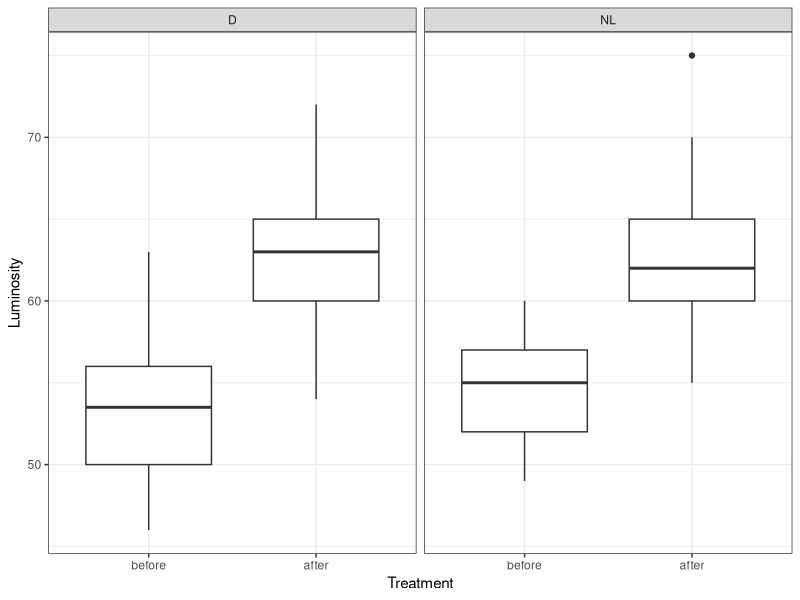
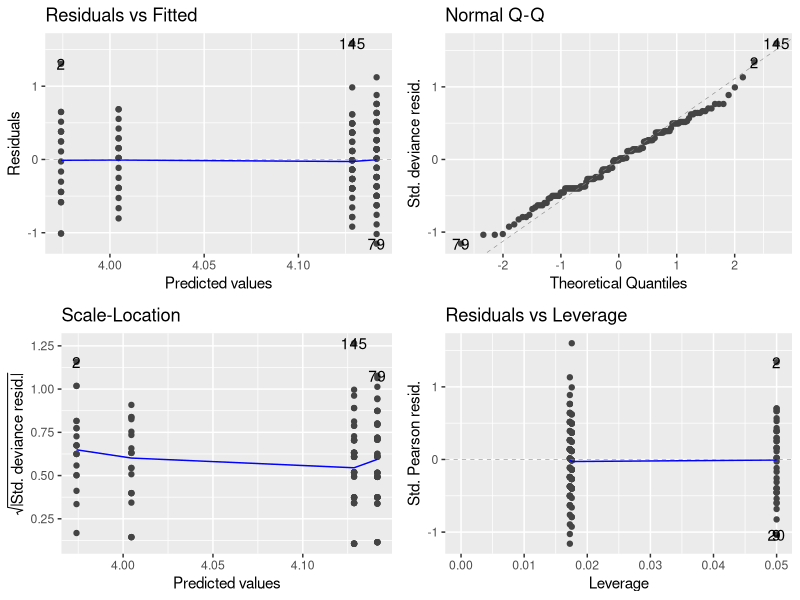
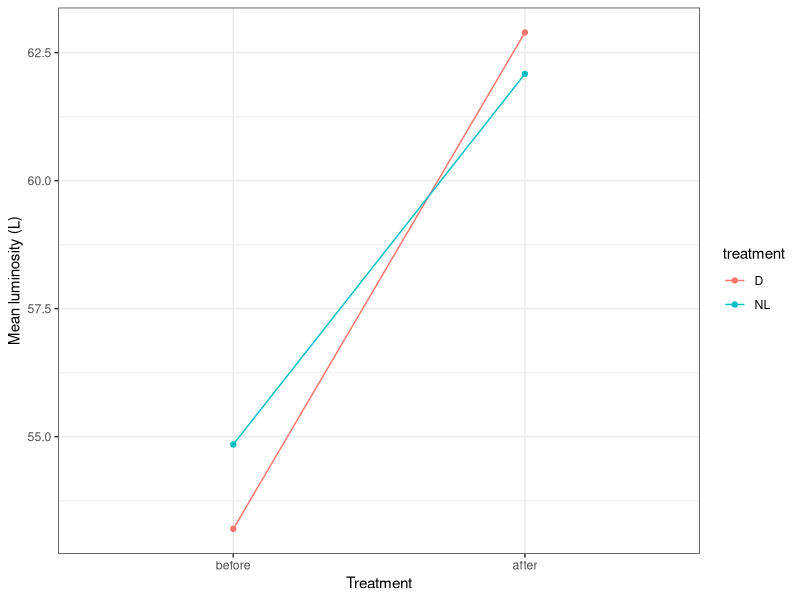
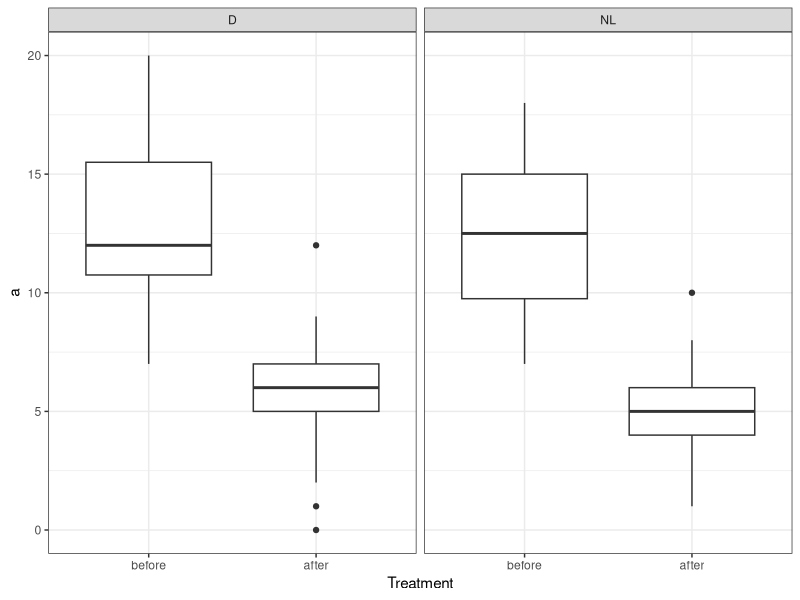
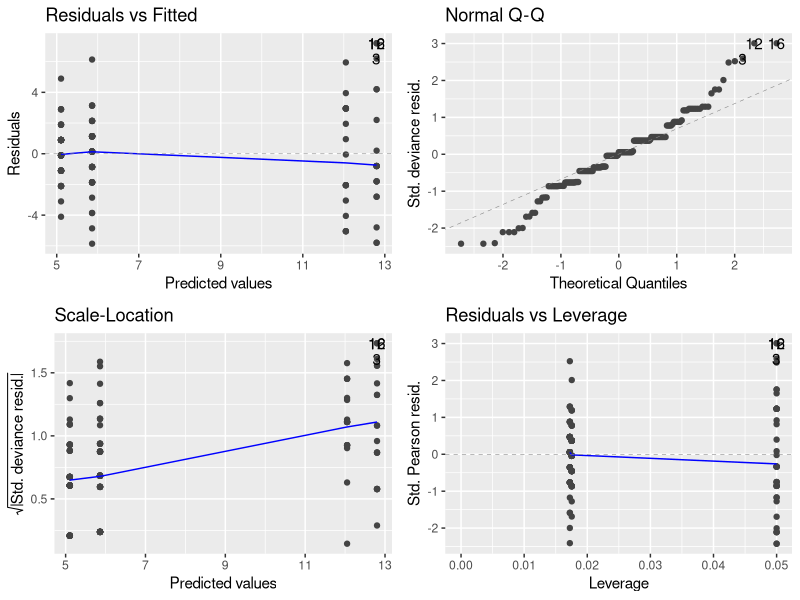
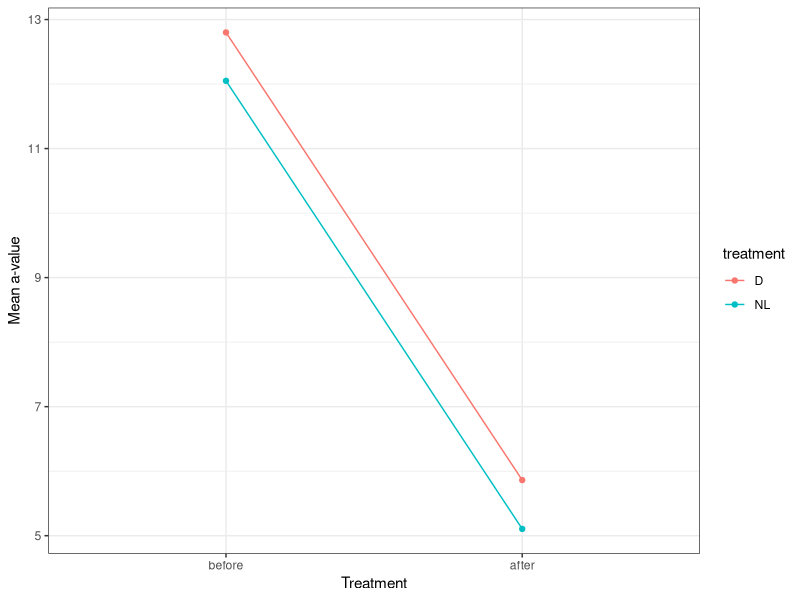
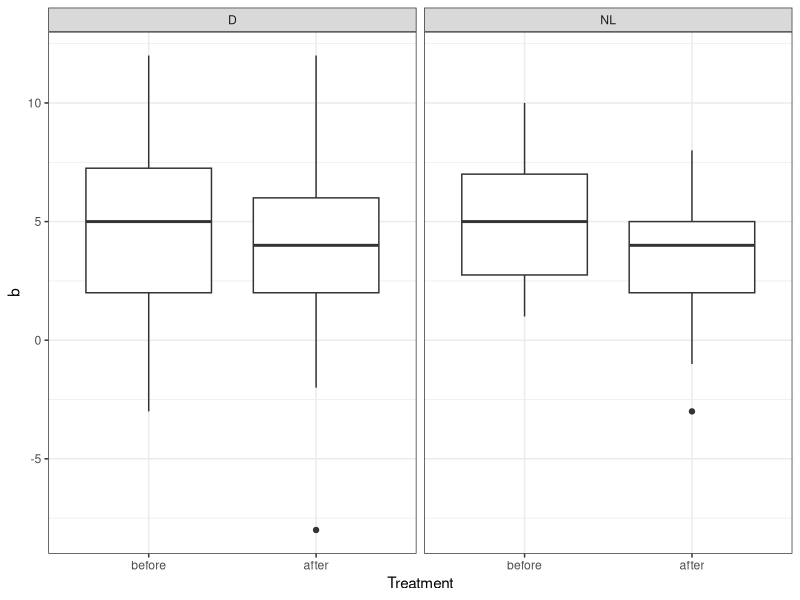
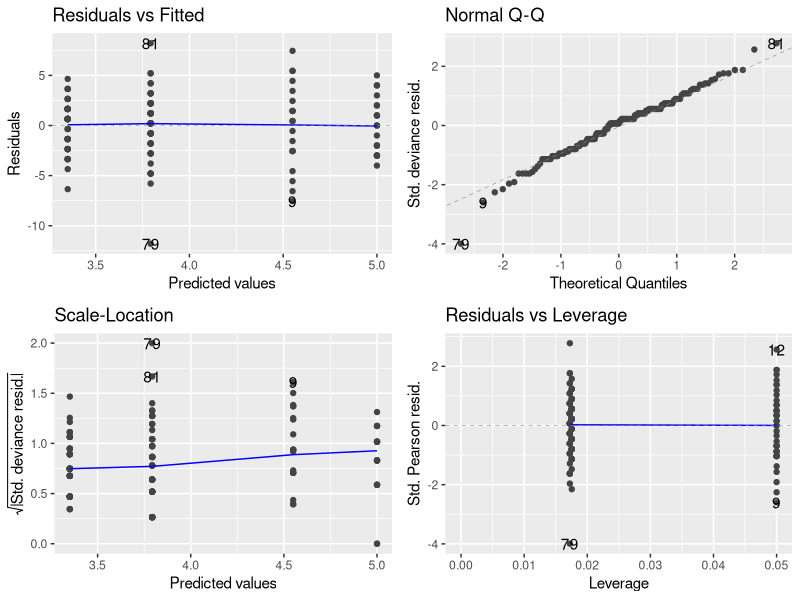

Write R code to recreate these figures, in order.
## ---- chunk 1
rm(list=ls())
library(here)
library(tidyverse)
library(ggfortify)
## ---- chunk 2
DF <- read.csv(here("Data", "biostats_copepod_data.csv"))
## ---- chunk 3
DF$treatment <- as.factor(DF$treatment)
DF$before_after <- as.factor(DF$before_after)

levels(DF$treatment)
levels(DF$before_after)
## ---- chunk 4
ggplot(DF, aes(x = before_after, y = L)) +
geom_boxplot() +
xlab("Treatment") +
ylab("Luminosity") +
theme_bw() +
facet_wrap(~treatment) +
scale_x_discrete(limits = c("before", "after"))
## ---- chunk 5
t.test(L ~ before_after, data = DF)
## ---- chunk 6
model_L <- glm(L ~ treatment * before_after, data = DF, family = poisson)
## ---- chunk 7
autoplot(model_L, smooth.color = NA)
## ---- chunk 8
anova(model_L, test = "Chisq")
## ---- chunk 9
summary(model_L)
## ---- chunk 10
sumDF_L <- DF %>%
  group_by(treatment, before_after) %>%
  summarize(meanL = mean(L))
## ---- chunk 11
ggplot(sumDF_L, aes(before_after, meanL, color = treatment, group = treatment)) +
  geom_point() +
  geom_line() +
  theme_bw() +
  scale_x_discrete(limits = c("before", "after")) +
  xlab("Treatment") +
  ylab("Mean luminosity (L)")
## ---- chunk 12
ggplot(DF, aes(x = before_after, y = a)) +
geom_boxplot() +
xlab("Treatment") +
ylab("a") +
theme_bw() +
facet_wrap(~treatment)+
scale_x_discrete(limits = c("before", "after"))
## ---- chunk 13
model_a <- glm(a ~ treatment * before_after, data = DF, family = gaussian)
## ---- chunk 14
autoplot(model_a, smooth.color = NA)
## ---- chunk 15
anova(model_a, test = "F")
## ---- chunk 16
summary(model_a)
## ---- chunk 17
sumDF_a <- DF %>%
  group_by(treatment, before_after) %>%
  summarize(mean_a = mean(a))
## ---- chunk 18
ggplot(sumDF_a, aes(before_after, mean_a, color = treatment, group = treatment)) +
  geom_point() +
  geom_line() +
  theme_bw() +
  scale_x_discrete(limits = c("before", "after")) +
  xlab("Treatment") +
  ylab("Mean a-value")
## ---- chunk 19
ggplot(DF, aes(x = before_after, y = b)) +
geom_boxplot() +
xlab("Treatment") +
ylab("b") +
theme_bw() +
facet_wrap(~treatment)+
scale_x_discrete(limits = c("before", "after"))
## ---- chunk 20
model_b <- glm(b ~ treatment * before_after, data = DF, family = gaussian)
## ---- chunk 21
autoplot(model_b, smooth.color = NA)
## ---- chunk 22
anova(model_b, test = "F")
## ---- chunk 23
summary(model_b)
## ---- chunk 24
sumDF_b <- DF %>%
  group_by(treatment, before_after) %>%
  summarize(mean_b = mean(b))
## ---- chunk 25
ggplot(sumDF_b, aes(before_after, mean_b, color = treatment, group = treatment)) +
  geom_point() +
  geom_line() +
  theme_bw() +
  scale_x_discrete(limits = c("before", "after")) +
  xlab("Treatment") +
  ylab("Mean b-value")
